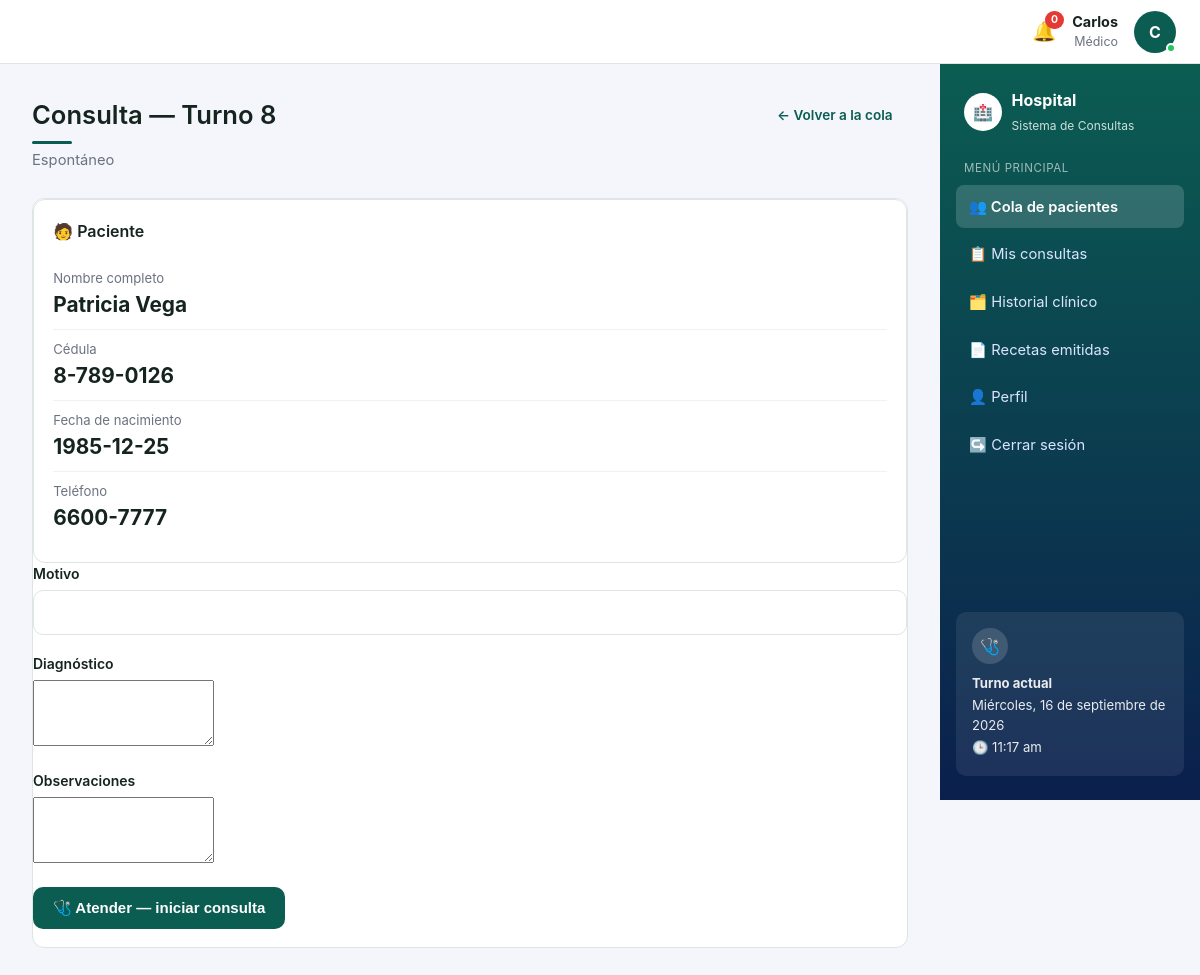
Page /pages/consulta.php?id_turno=9 (signed in) on the committed database.
### tables this page shows
CREATE TABLE turnos (
    id_turno INT AUTO_INCREMENT PRIMARY KEY,
    id_paciente INT NOT NULL,
    id_cita INT NULL,
    numero_turno VARCHAR(10) NOT NULL,
    tipo ENUM('con_cita', 'espontaneo') NOT NULL,
    estado ENUM('en_espera', 'en_consulta', 'atendido') DEFAULT 'en_espera',
    fecha DATE NOT NULL,
    FOREIGN KEY (id_paciente) REFERENCES pacientes(id_paciente),
    FOREIGN KEY (id_cita) REFERENCES citas(id_cita)
);

CREATE TABLE pacientes (
    id_paciente INT AUTO_INCREMENT PRIMARY KEY,
    nombre VARCHAR(60) NOT NULL,
    apellido VARCHAR(60) NOT NULL,
    cedula VARCHAR(20) NOT NULL UNIQUE,
    fecha_nacimiento DATE,
    sexo ENUM('M', 'F', 'Otro'),
    telefono VARCHAR(20),
    direccion VARCHAR(150),
    correo VARCHAR(100)
);

### pages/consulta.php (the view, shortened to what this page needs)
<?php
require_once __DIR__ . '/../config/conexion.php';
$idTurno = (isset($_GET['id_turno']) && ctype_digit($_GET['id_turno']))
    ? (int) $_GET['id_turno']
    : 0;
$stmtTurno = $conexion->prepare(
    "SELECT t.id_turno, t.id_cita, t.id_paciente, t.numero_turno, t.tipo, t.estado, t.fecha,
            p.nombre, p.apellido, p.cedula, p.fecha_nacimiento, p.sexo, p.telefono, p.direccion, p.correo
     FROM turnos t
     INNER JOIN pacientes p ON p.id_paciente = t.id_paciente
     WHERE t.id_turno = :id_turno
     LIMIT 1"
);
$stmtTurno->execute([':id_turno' => $idTurno]);
$turno = $stmtTurno->fetch(PDO::FETCH_ASSOC);
$stmtConsulta = $conexion->prepare(
    "SELECT id_consulta, id_medico, motivo, diagnostico, observaciones, fecha_consulta
     FROM consultas WHERE id_turno = :id_turno LIMIT 1"
);
$stmtConsulta->execute([':id_turno' => $idTurno]);
$consulta = $stmtConsulta->fetch(PDO::FETCH_ASSOC);
$bloqueadoPorOtroMedico = false;
?>
<!DOCTYPE html>
<html lang="es">
<head>
    <link rel="stylesheet" href="../css/estilo.css">
    <link rel="stylesheet" href="../css/medico.css">
</head>
<body>
<div class="medico-layout">
    <?php include __DIR__ . '/parciales/topbar.php'; ?>
    <?php $paginaActiva = 'cola'; include __DIR__ . '/parciales/sidebar.php'; ?>
    <main class="medico-main">
        <div class="medico-main__encabezado">
            <div class="medico-main__titulo">
                <h2>Consulta — Turno <?= htmlspecialchars($turno['numero_turno']) ?></h2>
                <p><?= $turno['tipo'] === 'con_cita' ? 'Con cita' : 'Espontáneo' ?></p>
            </div>
            <a href="medico.php" class="btn-accion">&larr; Volver a la cola</a>
        </div>
        <?php if ($bloqueadoPorOtroMedico): ?>
            <section class="panel-tabla" style="grid-column: 1 / -1;">
                <div class="panel-tabla__vacio">
                    ⛔ Este turno ya está siendo atendido por otro médico. No puedes abrirlo.
                </div>
            </section>
        <?php else: ?>
            <section class="panel-tabla" style="grid-column: 1 / -1;">
                <div class="tarjeta-lateral">
                    <h3>🧑 Paciente</h3>
                    <div class="tarjeta-lateral__dato">
                        <div class="tarjeta-lateral__dato-label">Nombre completo</div>
                        <div class="tarjeta-lateral__dato-numero"><?= htmlspecialchars($turno['nombre'] . ' ' . $turno['apellido']) ?></div>
                    </div>
                    <div class="tarjeta-lateral__dato">
                        <div class="tarjeta-lateral__dato-label">Cédula</div>
                        <div class="tarjeta-lateral__dato-numero"><?= htmlspecialchars($turno['cedula'] ?? '') ?></div>
                    </div>
                    <div class="tarjeta-lateral__dato">
                        <div class="tarjeta-lateral__dato-label">Fecha de nacimiento</div>
                        <div class="tarjeta-lateral__dato-numero"><?= htmlspecialchars($turno['fecha_nacimiento'] ?? '') ?></div>
                    </div>
                    <div class="tarjeta-lateral__dato">
                        <div class="tarjeta-lateral__dato-label">Teléfono</div>
                        <div class="tarjeta-lateral__dato-numero"><?= htmlspecialchars($turno['telefono'] ?? '—') ?></div>
                    </div>
                </div>
                <form method="post" action="consulta.php?id_turno=<?= (int) $idTurno ?>" class="campo">
                    <div class="campo">
                        <label for="motivo">Motivo</label>
                        <input type="text" id="motivo" name="motivo" maxlength="255"
                               value="<?= htmlspecialchars($consulta['motivo'] ?? '') ?>">
                    </div>
                    <div class="campo">
                        <label for="diagnostico">Diagnóstico</label>
                        <textarea id="diagnostico" name="diagnostico" rows="4"><?= htmlspecialchars($consulta['diagnostico'] ?? '') ?></textarea>
                    </div>
                    <div class="campo">
                        <label for="observaciones">Observaciones</label>
                        <textarea id="observaciones" name="observaciones" rows="4"><?= htmlspecialchars($consulta['observaciones'] ?? '') ?></textarea>
                    </div>
                    <?php if (!$consulta): ?>
                        <button type="submit" name="accion" value="atender" class="btn">🩺 Atender — iniciar consulta</button>
                    <?php else: ?>
                        <button type="submit" name="accion" value="guardar" class="btn">
                            <?= $turno['estado'] === 'en_consulta' ? 'Guardar y finalizar consulta' : 'Actualizar consulta' ?>
                        </button>
                    <?php endif; ?>
                </form>
            </section>
        <?php endif; ?>
    </main>
</div>
</body>
</html>

### css/estilo.css (style rules this page uses)
:root { --color-primario: #0B5D52; --color-primario-oscuro: #08423B; --color-primario-claro: #E4F2EF; --color-acento: #C2760C; --color-fondo: #FAFAF8; --color-texto: #16241F; --color-texto-suave: #5C6D68; --color-borde: #DDE6E3; --color-error: #B3261E; --color-exito: #1B7A4A; --fuente: -apple-system, BlinkMacSystemFont, "Segoe UI", Roboto, Helvetica, Arial, sans-serif; --radio: 10px; }
* { box-sizing: border-box; }
body { margin: 0; font-family: var(--fuente); background: var(--color-fondo); color: var(--color-texto); line-height: 1.5; }
h1, h2, h3 { font-weight: 600; margin: 0 0 8px; }
a { color: var(--color-primario); }
.btn { display: inline-block; background: var(--color-primario); color: #fff; border: none; border-radius: var(--radio); padding: 12px 20px; font-size: 15px; font-weight: 600; cursor: pointer; text-decoration: none; text-align: center; transition: background 0.15s ease; }
.campo { margin-bottom: 18px; }
.campo label { display: block; font-size: 14px; font-weight: 600; margin-bottom: 6px; color: var(--color-texto); }
.campo input, .campo select { width: 100%; padding: 12px 14px; border: 1px solid var(--color-borde); border-radius: var(--radio); font-size: 15px; font-family: var(--fuente); background: #fff; color: var(--color-texto); }

### css/medico.css (style rules this page uses)
.medico-layout { display: flex; min-height: 100vh; background-color: #f4f6fb; color: var(--color-texto); }
.medico-main { margin-right: 260px; margin-top: 64px; padding: 2rem; flex-grow: 1; display: grid; grid-template-columns: 1fr 300px; gap: 1.5rem; align-items: start; }
.medico-main__encabezado { grid-column: 1 / -1; display: flex; justify-content: space-between; align-items: flex-start; flex-wrap: wrap; gap: 1rem; }
.medico-main__titulo h2 { margin: 0 0 0.3rem 0; font-size: 1.6rem; position: relative; padding-bottom: 0.6rem; }
.medico-main__titulo h2::after { content: ""; position: absolute; bottom: 0; left: 0; width: 40px; height: 3px; background-color: var(--color-primario); border-radius: 3px; }
.medico-main__titulo p { margin: 0.2rem 0; color: #6b7280; font-size: 0.92rem; }
.panel-tabla { background-color: #fff; border-radius: 12px; border: 1px solid var(--color-borde); overflow: hidden; }
.btn-accion { display: inline-flex; align-items: center; gap: 0.4rem; padding: 0.5rem 0.9rem; border-radius: 8px; font-size: 0.85rem; font-weight: 600; text-decoration: none; border: 1px solid transparent; cursor: pointer; }
.tarjeta-lateral { background-color: #fff; border: 1px solid var(--color-borde); border-radius: 12px; padding: 1.2rem; }
.tarjeta-lateral h3 { display: flex; align-items: center; gap: 0.5rem; font-size: 1rem; margin: 0 0 1rem 0; }
.tarjeta-lateral__dato { padding: 0.6rem 0; border-bottom: 1px solid #f0f1f4; }
.tarjeta-lateral__dato:last-child { border-bottom: none; }
.tarjeta-lateral__dato-label { font-size: 0.82rem; color: #6b7280; }
.tarjeta-lateral__dato-numero { font-size: 1.3rem; font-weight: bold; }

### rows in the picture
turnos: numero_turno "8", id_paciente.apellido "Patricia Vega", id_paciente.cedula "8-789-0126", id_paciente.fecha_nacimiento "1985-12-25", id_paciente.telefono "6600-7777"

### other values in the picture
$notificacionesTopbar "0"
$nombreMedico "Carlos"
$inicialesTopbar "C"
